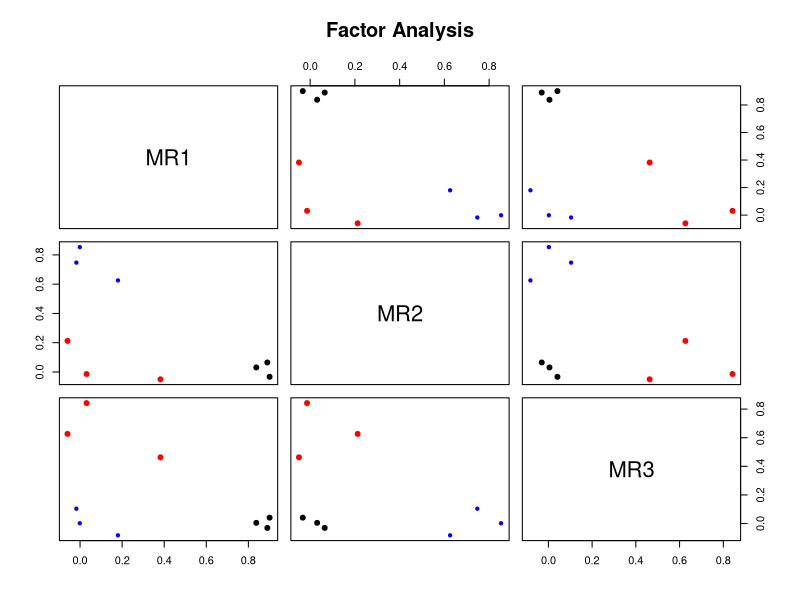
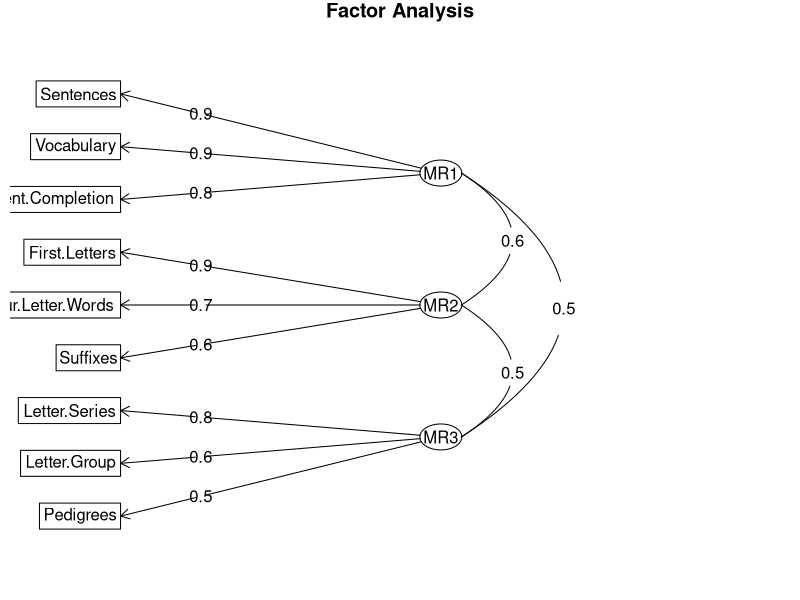

These figures' R source, in order:
## ---- chunk 1
knitr::opts_chunk$set(echo = TRUE, comment = NA, error = TRUE)
## ---- chunk 2
library(psych)

data(Thurstone)

f3t <- fa(Thurstone, 3, n.obs=213)
f3t
## ---- chunk 3
f3 <- fa(Thurstone, 3, n.obs = 213, fm="pa")
f3o <- target.rot(f3)
f3o
## ---- chunk 4
plot(f3t)
## ---- chunk 5
f3w <- fa(Thurstone, 3, n.obs = 213, fm="wls")
print(f3w, cut=0, digits=3)
## ---- chunk 6
fa.diagram(f3t)
